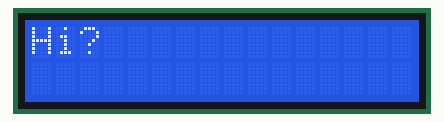
Recording of a sketch running on a simulated Arduino Uno, built with avr-gcc and run on an emulated ATmega328P. On the bench: 16×2 character LCD.

Above: at 0.1 s.
At 0.6 s:
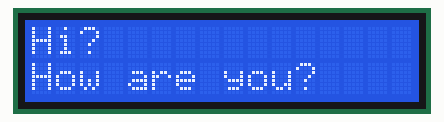
At 1.6 s:
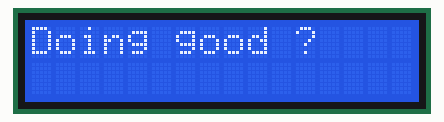
At 2.2 s:
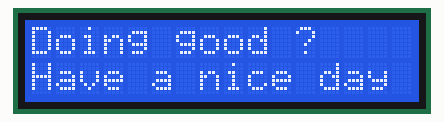

The sketch:

lcd_print_clear.ino
```cpp
// LCD 화면에 문자열 출력

#include <LiquidCrystal_I2C.h>
#include <Wire.h>

LiquidCrystal_I2C lcd(0x27,16,2); // 주소, 열, 행

void setup()
{
  lcd.init();
  lcd.backlight();
}

void loop() {
  lcd.clear(); // 기존의 내용 삭제

  lcd.setCursor(0,0); // 0행 0열로 커서 이동
  lcd.print("Hi?"); // 출력
  delay(500);

  lcd.setCursor(0,1); // 0행 1열
  lcd.print("How are you?"); // 출력
  delay(1000);

  lcd.clear(); // 기존의 내용 지움
  lcd.setCursor(0,0);
  lcd.print("Doing good ?");
  delay(500);

  lcd.setCursor(0,1);
  lcd.print("Have a nice day ");
  delay(1000);
}
```

Measured:
- by itself, everything shown: repeats every 3.0 s, in 4 steps
- what the display in image 1 shows lasts 1.0 s, from 0.6 s to 1.6 s
- what the display in image 2 shows lasts 0.5 s, from 1.6 s to 2.1 s
